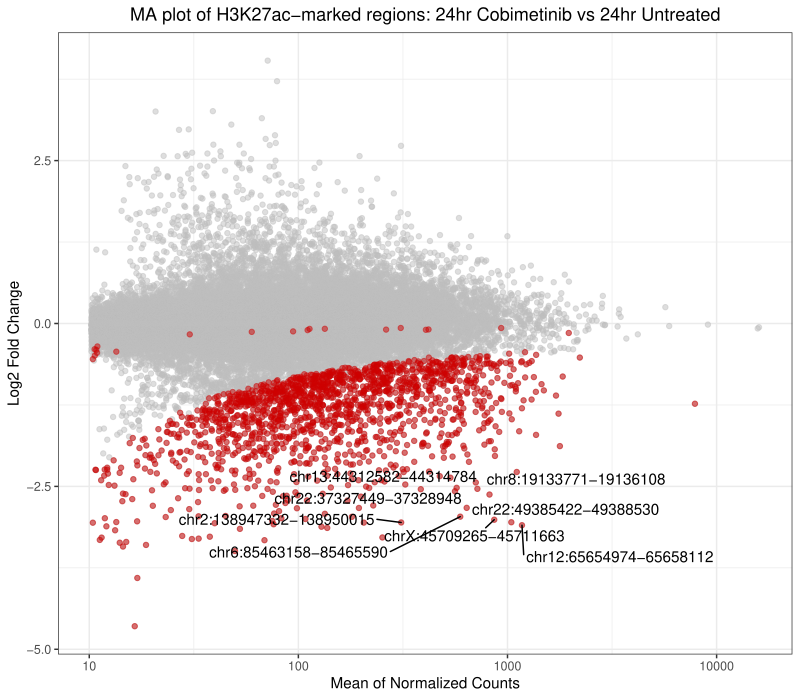

This figure's R source:
# MA plot

library("ggplot2")
library("ggrepel")

# Read table
deseq2_results_H3K27ac_CnR_cobi_vs_ctrl <- read.table("deseq2_results_H3K27ac_CnR_cobi_vs_ctrl.tab", sep="\t", header = TRUE)
head(deseq2_results_H3K27ac_CnR_cobi_vs_ctrl)

# Find regions where the p-value is significant and fold change is in the direction we expect 
# (i.e. log2fc is negative) 
value1 = subset(deseq2_results_H3K27ac_CnR_cobi_vs_ctrl, padj<0.05 & log2FoldChange<0)
dim(value1)
nrow(value1)
# 1634 regions left

# Convert to data frame
deseq2_results_H3K27ac_CnR_cobi_vs_ctrl = as.data.frame(deseq2_results_H3K27ac_CnR_cobi_vs_ctrl)

# Plot
maplot <- ggplot(deseq2_results_H3K27ac_CnR_cobi_vs_ctrl, aes(baseMean, log2FoldChange), colour="grey") +
  scale_color_discrete(name = 'Labels') +
  theme_bw() +
  ggtitle("MA plot of H3K27ac-marked regions: 24hr Cobimetinib vs 24hr Untreated") +
  theme(plot.title = element_text(hjust = 0.5)) +
  labs(y="Log2 Fold Change", x = "Mean of Normalized Counts") +
  # Set all dots color to grey
  geom_point(data=deseq2_results_H3K27ac_CnR_cobi_vs_ctrl, colour = "grey", alpha=0.5) +
  # If padj<0.05 and log2fc<0, change dot color to red
  geom_point(data=deseq2_results_H3K27ac_CnR_cobi_vs_ctrl[which(deseq2_results_H3K27ac_CnR_cobi_vs_ctrl$log2FoldChange<0 & deseq2_results_H3K27ac_CnR_cobi_vs_ctrl$padj<0.05),], colour = "red3", , alpha=0.5) +
  # Add text labels for some points
  geom_text_repel(data = deseq2_results_H3K27ac_CnR_cobi_vs_ctrl[which(deseq2_results_H3K27ac_CnR_cobi_vs_ctrl$padj<0.000000000000000000000000005),], mapping = aes(baseMean, log2FoldChange, label = rownames(deseq2_results_H3K27ac_CnR_cobi_vs_ctrl[which(deseq2_results_H3K27ac_CnR_cobi_vs_ctrl$padj<0.000000000000000000000000005),])),size = 4,force = 1)

maplot + scale_x_continuous(trans='log10')
